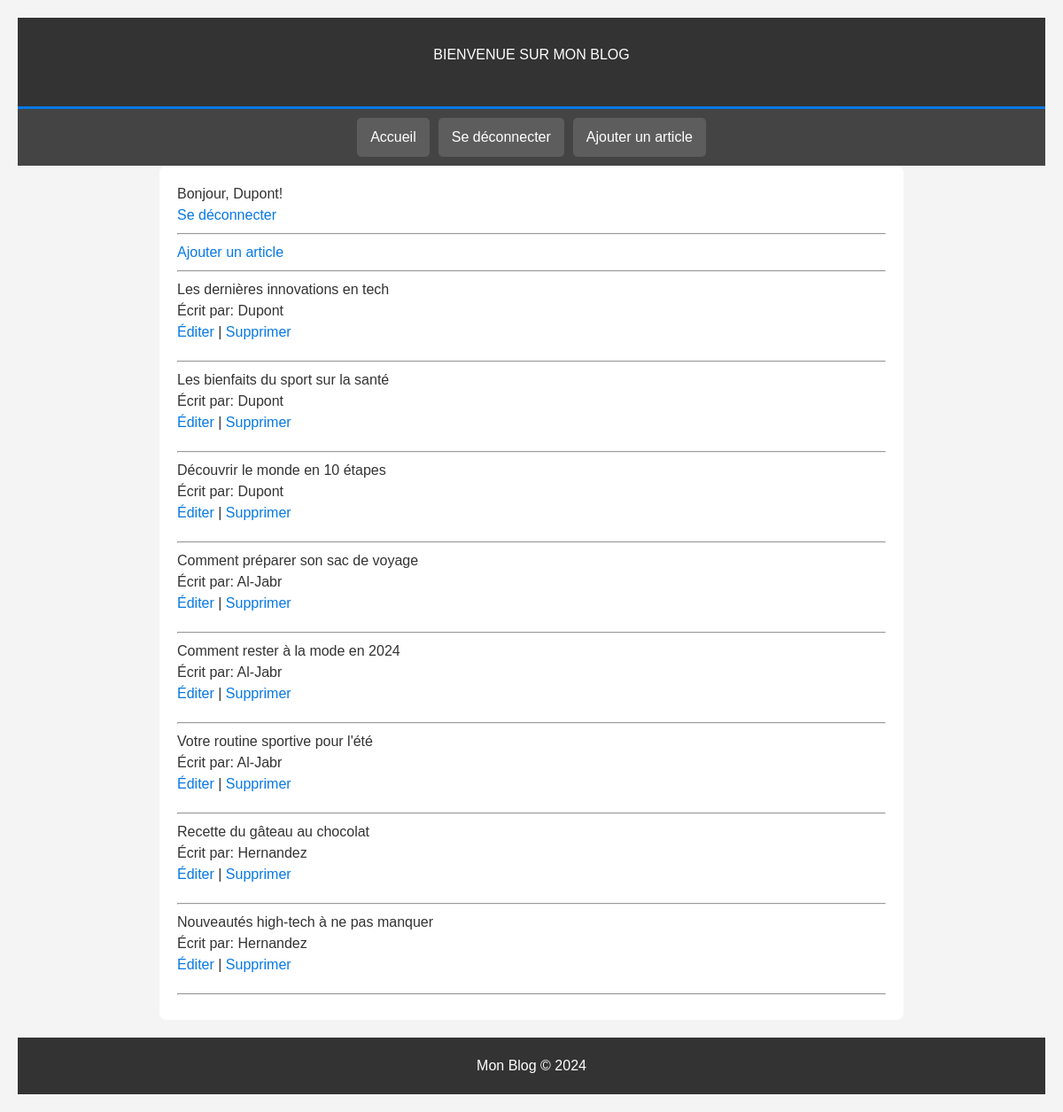
/Exemple_blog/index.php (signed in), run on the app's committed database.
### tables this page shows
CREATE TABLE IF NOT EXISTS article (
    id INT AUTO_INCREMENT PRIMARY KEY,
    titre VARCHAR(255) NOT NULL,
    contenu TEXT NOT NULL,
    date_publication DATETIME DEFAULT CURRENT_TIMESTAMP,
    id_utilisateur INT,
    id_categorie INT,
    FOREIGN KEY (id_utilisateur) REFERENCES utilisateur(id) ON DELETE SET NULL,
    FOREIGN KEY (id_categorie) REFERENCES categorie(id) ON DELETE SET NULL
);

CREATE TABLE IF NOT EXISTS utilisateur (
    id INT AUTO_INCREMENT PRIMARY KEY,
    nom VARCHAR(255) NOT NULL,
    prenom VARCHAR(255) NOT NULL,
    email VARCHAR(255) UNIQUE NOT NULL,
    mot_de_passe VARCHAR(255) NOT NULL,
    date_inscription DATETIME DEFAULT CURRENT_TIMESTAMP
);

### Exemple_blog/index.php (the view, shortened to what this page needs)
<?php
$pdo = new PDO('mysql:host=localhost;dbname=blog', "admin", "Afpa1234");
$pdo->setAttribute(PDO::ATTR_ERRMODE, PDO::ERRMODE_EXCEPTION);
?>
<!DOCTYPE html>
<html lang="fr">
<head>
    <link href="style.css" rel="stylesheet" media="all">
</head>
<body>
    <header>
        <h1>Bienvenue sur Mon Blog</h1>
    </header>
    <nav>
        <a href="#">Accueil</a>
        <a href="logout.php">Se déconnecter</a>
        <a href="add_article.php">Ajouter un article</a>
    </nav>
    <div class="container">
    <?php
if (isset($_SESSION['utilisateur_id'])) {
    echo "<p>Bonjour, " . htmlspecialchars($_SESSION['utilisateur_nom']) . "!</p>";
    echo "<a href='logout.php'>Se déconnecter</a>";
    echo "<hr>";
    echo "<a href='add_article.php'>Ajouter un article</a>";
    echo "<hr>";
    $query = "SELECT article.id, article.titre, utilisateur.nom AS auteur FROM article JOIN utilisateur ON article.id_utilisateur = utilisateur.id";
    foreach ($pdo->query($query) as $article) {
        echo "<div>";
        echo "<h2>" . htmlspecialchars($article['titre']) . "</h2>";
        echo "<p>Écrit par: " . htmlspecialchars($article['auteur']) . "</p>";
        echo "<a href='edit_article.php?id=" . $article['id'] . "'>Éditer</a> | ";
        echo "<a href='delete_article.php?id=" . $article['id'] . "' onclick='return confirm(\"Êtes-vous sûr de vouloir supprimer cet article ?\");'>Supprimer</a>";
        echo "</div><hr>";
    }
}
?>
    </div>
    <footer>
        <p>Mon Blog © 2024</p>
    </footer>
</body>
</html>

### Exemple_blog/style.css (style rules this page uses)
html, body, div, span, applet, object, iframe, h1, h2, h3, h4, h5, h6, p, blockquote, pre, a, abbr, acronym, address, big, cite, code, del, dfn, em, img, ins, kbd, q, s, samp, small, strike, strong, sub, sup, tt, var, b, u, i, center, dl, dt, dd, ol, ul, li, fieldset, form, label, legend, table, caption, tbody, tfoot, thead, tr, th, td, article, aside, canvas, details, embed, figure, figcaption, footer, header, hgroup, menu, nav, output, ruby, section, summary, time, mark, audio, video { margin: 0; padding: 0; border: 0; font-size: 100%; font: inherit; vertical-align: baseline; }
body { font-family: Arial, sans-serif; line-height: 1.5; font-size: 16px; background-color: #f4f4f4; color: #333; padding: 20px; }
header { background: #333; color: #fff; padding-top: 30px; min-height: 70px; border-bottom: 3px solid #0779e4; }
header h1 { text-align: center; margin: 0; text-transform: uppercase; }
nav { display: flex; justify-content: center; background: #444; padding: 10px 0; }
nav a { color: white; text-decoration: none; padding: 10px 15px; margin: 0 5px; background-color: #5D5D5D; border-radius: 5px; transition: background-color 0.3s; }
.container { max-width: 800px; margin: auto; background: #fff; padding: 20px; border-radius: 8px; }
footer { background: #333; color: white; text-align: center; padding: 20px; margin-top: 20px; }
div { margin-bottom: 20px; }
a { color: #0779e4; text-decoration: none; }

### data on the page
article: titre "Les dernières innovations en tech", id_utilisateur.nom "Dupont"
article: titre "Les bienfaits du sport sur la santé", id_utilisateur.nom "Dupont"
article: titre "Découvrir le monde en 10 étapes", id_utilisateur.nom "Dupont"
article: titre "Comment préparer son sac de voyage", id_utilisateur.nom "Al-Jabr"
article: titre "Comment rester à la mode en 2024", id_utilisateur.nom "Al-Jabr"
article: titre "Votre routine sportive pour l'été", id_utilisateur.nom "Al-Jabr"
article: titre "Recette du gâteau au chocolat", id_utilisateur.nom "Hernandez"
article: titre "Nouveautés high-tech à ne pas manquer", id_utilisateur.nom "Hernandez"

### other printed values
$_SESSION['utilisateur_nom'] "Dupont"
